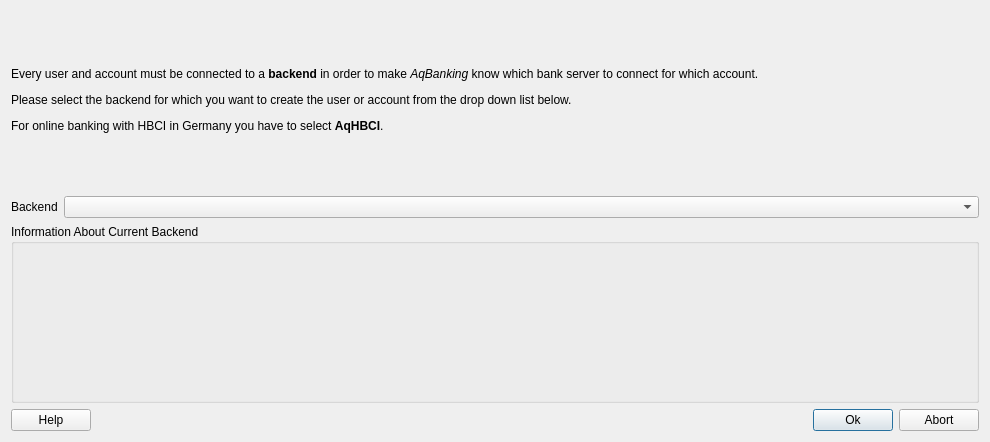
<?xml version="1.0" encoding="UTF-8"?>
<ui version="4.0">
 <class>QBSelectBackendUi</class>
 <widget class="QDialog" name="QBSelectBackendUi">
  <property name="geometry">
   <rect>
    <x>0</x>
    <y>0</y>
    <width>990</width>
    <height>442</height>
   </rect>
  </property>
  <property name="windowTitle">
   <string>Select Backend</string>
  </property>
  <layout class="QVBoxLayout">
   <item>
    <widget class="QLabel" name="textLabel1">
     <property name="text">
      <string>&lt;qt&gt;
&lt;p&gt;
Every user and account must be connected to a &lt;b&gt;backend&lt;/b&gt; in order to make
&lt;i&gt;AqBanking&lt;/i&gt; know which bank server to connect for which account.
&lt;/p&gt;
&lt;p&gt;
Please select the backend for which you want to create the user or account from the
drop down list below.
&lt;/p&gt;
&lt;p&gt;
For online banking with HBCI in Germany you have to select &lt;b&gt;AqHBCI&lt;/b&gt;.
&lt;/p&gt;
&lt;/qt&gt;</string>
     </property>
     <property name="wordWrap">
      <bool>false</bool>
     </property>
    </widget>
   </item>
   <item>
    <layout class="QHBoxLayout">
     <item>
      <widget class="QLabel" name="textLabel2">
       <property name="text">
        <string>Backend</string>
       </property>
       <property name="wordWrap">
        <bool>false</bool>
       </property>
      </widget>
     </item>
     <item>
      <widget class="QComboBox" name="backendCombo">
       <property name="sizePolicy">
        <sizepolicy hsizetype="Expanding" vsizetype="Fixed">
         <horstretch>0</horstretch>
         <verstretch>0</verstretch>
        </sizepolicy>
       </property>
      </widget>
     </item>
    </layout>
   </item>
   <item>
    <widget class="Q3GroupBox" name="groupBox1">
     <property name="title">
      <string>Information About Current Backend</string>
     </property>
     <layout class="QVBoxLayout">
      <item>
       <widget class="Q3TextBrowser" name="backendBrowser"/>
      </item>
     </layout>
    </widget>
   </item>
   <item>
    <layout class="QHBoxLayout">
     <item>
      <widget class="QPushButton" name="helpButton">
       <property name="text">
        <string>Help</string>
       </property>
      </widget>
     </item>
     <item>
      <spacer name="spacer9">
       <property name="orientation">
        <enum>Qt::Horizontal</enum>
       </property>
       <property name="sizeType">
        <enum>QSizePolicy::Expanding</enum>
       </property>
       <property name="sizeHint" stdset="0">
        <size>
         <width>141</width>
         <height>21</height>
        </size>
       </property>
      </spacer>
     </item>
     <item>
      <widget class="QPushButton" name="okButton">
       <property name="text">
        <string>Ok</string>
       </property>
       <property name="default">
        <bool>true</bool>
       </property>
      </widget>
     </item>
     <item>
      <widget class="QPushButton" name="abortButton">
       <property name="text">
        <string>Abort</string>
       </property>
      </widget>
     </item>
    </layout>
   </item>
  </layout>
 </widget>
 <layoutdefault spacing="6" margin="11"/>
 <pixmapfunction>qPixmapFromMimeSource</pixmapfunction>
 <customwidgets>
  <customwidget>
   <class>Q3GroupBox</class>
   <extends>QGroupBox</extends>
   <header>Qt3Support/Q3GroupBox</header>
   <container>1</container>
  </customwidget>
  <customwidget>
   <class>Q3Frame</class>
   <extends>QFrame</extends>
   <header>Qt3Support/Q3Frame</header>
   <container>1</container>
  </customwidget>
  <customwidget>
   <class>Q3TextEdit</class>
   <extends>Q3Frame</extends>
   <header>q3textedit.h</header>
  </customwidget>
  <customwidget>
   <class>Q3TextBrowser</class>
   <extends>Q3TextEdit</extends>
   <header>Qt3Support/Q3TextBrowser</header>
  </customwidget>
 </customwidgets>
 <resources/>
 <connections/>
</ui>
